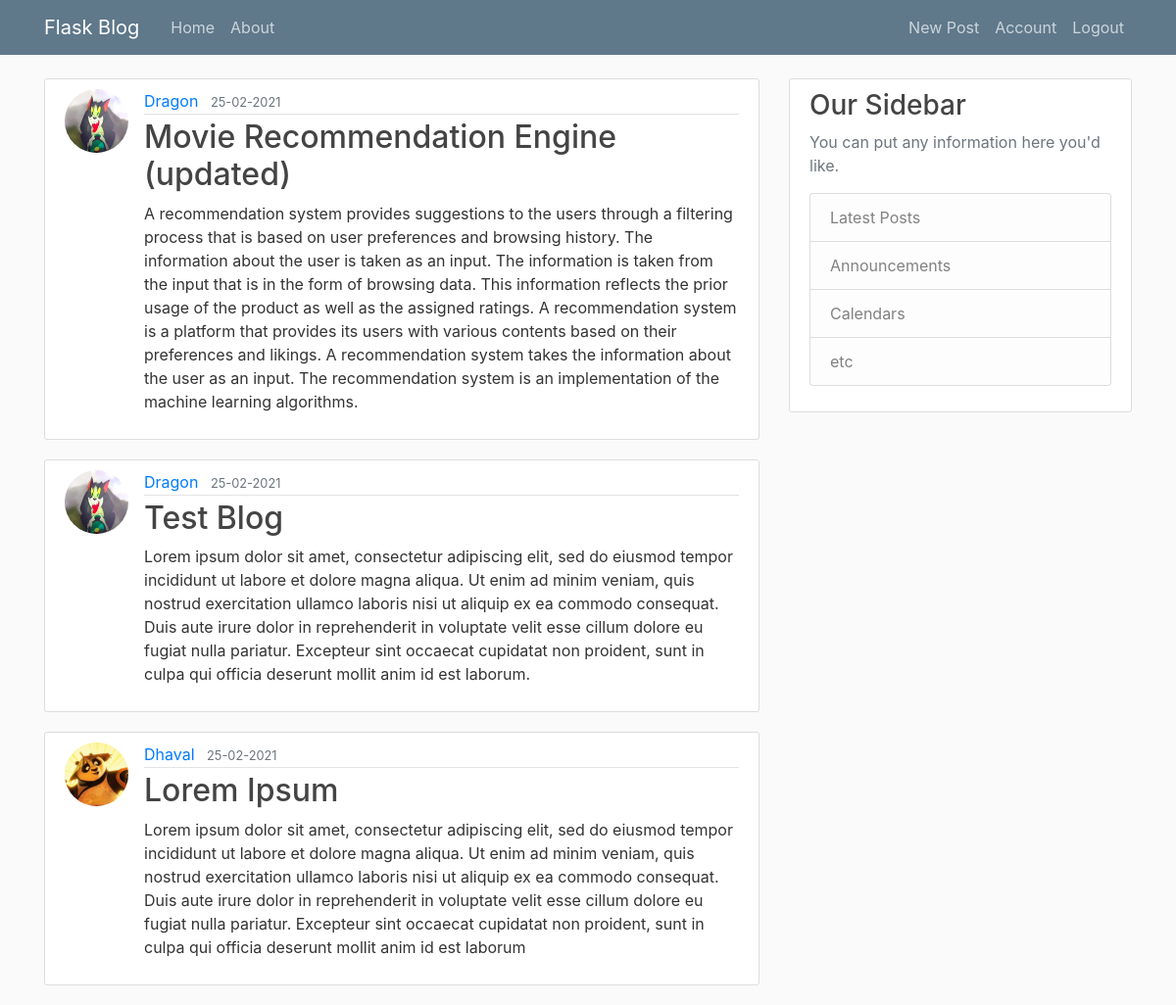
Screenshot of /home (signed in) with the database file from the repository.
### flaskblog/models.py (models this page shows, shortened)
class Post(db.Model):
    id = db.Column(db.Integer, primary_key=True)
    title = db.Column(db.String(20), nullable=False)
    date_posted = db.Column(db.DateTime, nullable=False, default=datetime.now(tz=gettz('Asia/Kolkata')))
    content = db.Column(db.Text, nullable=False)
    user_id = db.Column(db.Integer, db.ForeignKey('user.id'), nullable=False)

class User(db.Model, UserMixin):
    id = db.Column(db.Integer, primary_key=True)
    username = db.Column(db.String(20), unique=True, nullable=False)
    email = db.Column(db.String(120), unique=True, nullable=False)
    image_file = db.Column(db.String(20), nullable=False, default='default.jpg')
    password = db.Column(db.String(60), nullable=False)
    posts = db.relationship('Post', backref='author', lazy=True)

### flaskblog/routes.py (the view)
@app.route('/')
@app.route('/home')
def home():
    posts = Post.query.all()
    return render_template('home.html',posts=posts)

### flaskblog/models.py (called while the page is built)
@login_manager.user_loader
def load_user(user_id):
    return User.query.get(int(user_id))

### flaskblog/templates/home.html
{% extends "layout.html" %}
{% block content %}
    {% for post in posts %}
        <article class="media content-section">
          <img class="rounded-circle article-img" src="{{ url_for('static', filename='profile_pics/' + post.author.image_file) }}">
          <div class="media-body">
            <div class="article-metadata">
              <a class="mr-2" href="#">{{ post.author.username }}</a>
              <small class="text-muted">{{ post.date_posted.strftime('%d-%m-%Y') }}</small>
            </div>
            <h2><a class="article-title" href="{{ url_for('post', post_id=post.id) }}">{{ post.title }}</a></h2>
            <p class="article-content">{{ post.content }}</p>
          </div>
        </article>
    {% endfor %}
{% endblock content %}

### flaskblog/static/main.css (style rules this page uses)
body { background: #fafafa; color: #333333; margin-top: 5rem; }
h1, h2, h3, h4, h5, h6 { color: #444444; }
.content-section { background: #ffffff; padding: 10px 20px; border: 1px solid #dddddd; border-radius: 3px; margin-bottom: 20px; }
.article-title { color: #444444; }
.article-content { white-space: pre-line; }
.article-img { height: 65px; width: 65px; margin-right: 16px; }
.article-metadata { padding-bottom: 1px; margin-bottom: 4px; border-bottom: 1px solid #e3e3e3 }

### rows the page displays
Post: image_file (picture), author.username "Dragon", date_posted "25-02-2021", title "Movie Recommendation Engine (updated)", content "A recommendation system provides suggestions to the users through a filtering process that is based on user preferences and browsing history. The information about the user is taken as an input. The information is taken from the input that is in the form of browsing data. This information reflects the prior usage of the product as well as the assigned ratings. A recommendation system is a platform that provides its users with various contents based on their preferences and likings. A recommendation system takes the information about the user as an input. The recommendation system is an implementation of the machine learning algorithms."
Post: image_file (picture), author.username "Dragon", date_posted "25-02-2021", title "Test Blog", content "Lorem ipsum dolor sit amet, consectetur adipiscing elit, sed do eiusmod tempor incididunt ut labore et dolore magna aliqua. Ut enim ad minim veniam, quis nostrud exercitation ullamco laboris nisi ut aliquip ex ea commodo consequat. Duis aute irure dolor in reprehenderit in voluptate velit esse cillum dolore eu fugiat nulla pariatur. Excepteur sint occaecat cupidatat non proident, sunt in culpa qui officia deserunt mollit anim id est laborum."
Post: image_file (placeholder picture), author.username "Dhaval", date_posted "25-02-2021", title "Lorem Ipsum", content "Lorem ipsum dolor sit amet, consectetur adipiscing elit, sed do eiusmod tempor incididunt ut labore et dolore magna aliqua. Ut enim ad minim veniam, quis nostrud exercitation ullamco laboris nisi ut aliquip ex ea commodo consequat. Duis aute irure dolor in reprehenderit in voluptate velit esse cillum dolore eu fugiat nulla pariatur. Excepteur sint occaecat cupidatat non proident, sunt in culpa qui officia deserunt mollit anim id est laborum"
